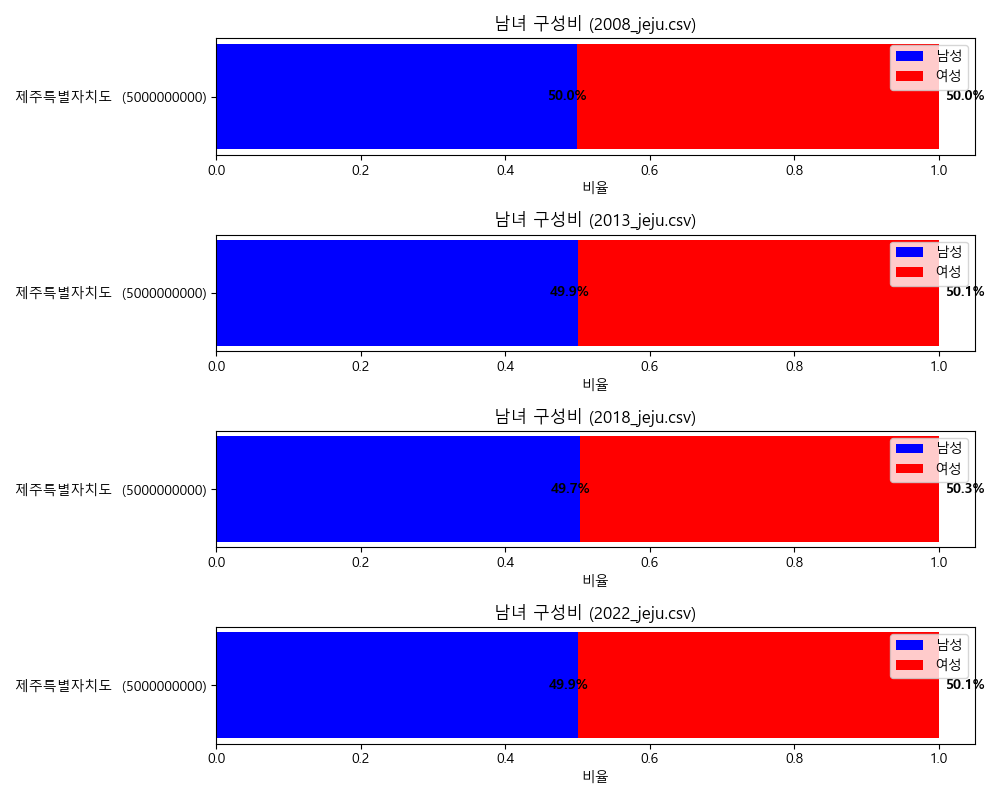

Write Python code to recreate this figure.
import csv
import matplotlib.pyplot as plt

plt.rc('font', family='Malgun Gothic')

def process_csv(file_name):
    areas = []
    male_ratios = []
    female_ratios = []

    with open(file_name, 'r') as file:
        reader = csv.reader(file)
        next(reader) 
        for i, row in enumerate(reader):
            if i >= 1:
                break

            area = row[0]
            male_population = int(row[3].replace(',', ''))
            female_population = int(row[4].replace(',', ''))
            total_population = int(row[1].replace(',', ''))

            male_ratio = male_population / total_population
            female_ratio = female_population / total_population

            areas.append(area)
            male_ratios.append(male_ratio)
            female_ratios.append(female_ratio)

    return areas, male_ratios, female_ratios

if __name__ == "__main__":
    file_names = ["2008_jeju.csv", "2013_jeju.csv", "2018_jeju.csv", "2022_jeju.csv"]

    fig, axs = plt.subplots(len(file_names), 1, figsize=(10, 2*len(file_names)))  

    for i, file_name in enumerate(file_names):
        areas, male_ratios, female_ratios = process_csv(file_name)

        ax = axs[i]

        ax.barh(areas, male_ratios, label='남성', color='b')
        ax.barh(areas, female_ratios, left=male_ratios, label='여성', color='r')

        
        for j in range(len(areas)):
            x = male_ratios[j] + female_ratios[j]
            ax.text(x + 0.01, j, f'{male_ratios[j]*100:.1f}%', color='black', va='center', weight='bold', fontsize=10)
            ax.text(x - female_ratios[j] - 0.04, j, f'{female_ratios[j]*100:.1f}%', color='black', va='center', weight='bold', fontsize=10)

        ax.set_xlabel('비율')
        ax.set_title(f'남녀 구성비 ({file_name})')
        ax.legend()

    plt.tight_layout()
    plt.show()
